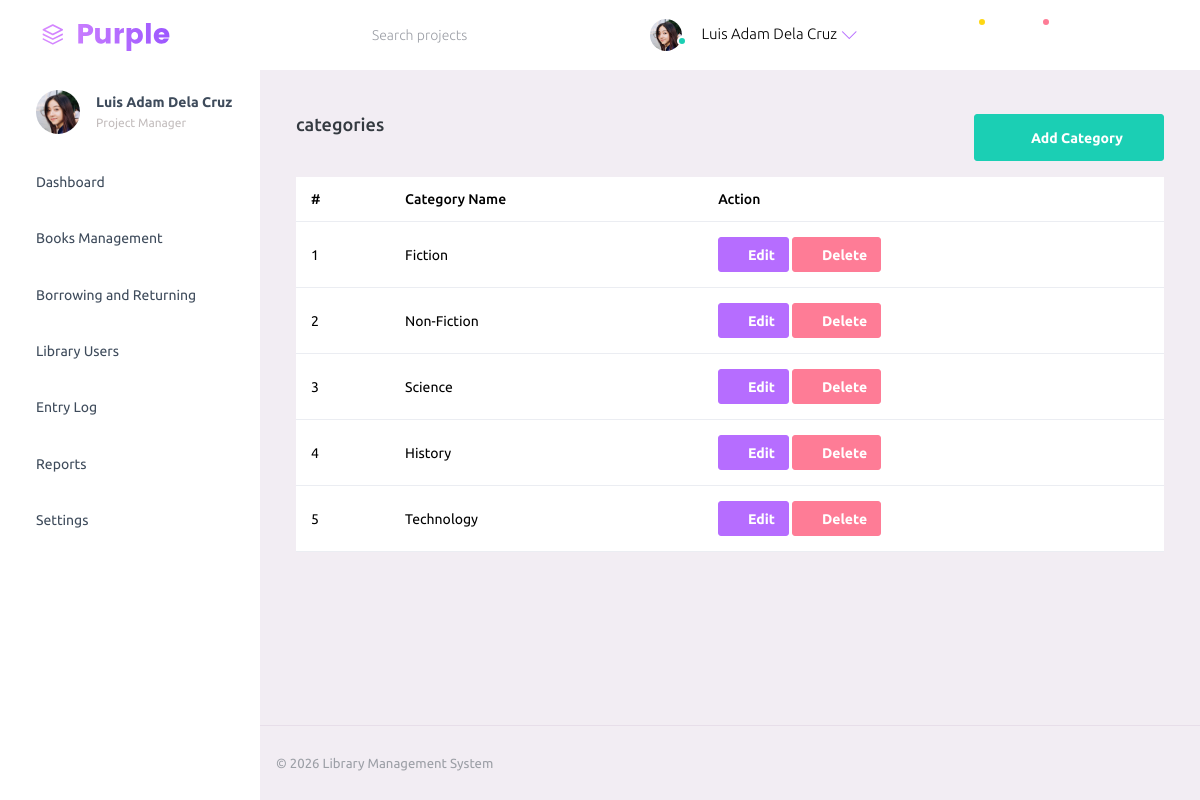
Page /index.php/categories on the committed database.
### tables this page shows
CREATE TABLE `categories` (
  `category_id` int(11) NOT NULL,
  `category_name` varchar(100) NOT NULL
);

### application/controllers/Categories.php (called while the page is built, shortened)
<?php
class Categories extends CI_Controller {
    public function __construct() {
        $this->load->model('Category_model');
    }
	public function index()
	{
        $data['title'] = 'Categories';
        $data['categories'] = $this->Category_model->get_all();
		$this->load->view('Templates/header', $data);
        $this->load->view('Templates/sidebar');
		$this->load->view('categories/index');
        $this->load->view('Templates/footer');
	}
}

### index.php (called while the page is built, shortened)
<?php
require_once BASEPATH.'core/CodeIgniter.php';

### application/models/Category_model.php (called while the page is built, shortened)
<?php
class Category_model extends CI_Model {
        public function get_all() {
            return $this->db->get('categories')->result();
        }
}

### application/views/categories/index.php (the view)
<div>
    <div class="card-body">
        <div class="d-flex justify-content-between">
            <h4 class="card-title">categories</h4>
            <a href="<?= base_url('categories/add'); ?>" class="btn btn-success"><i class="mdi mdi-plus"></i> Add Category</a>
        </div>
        <table class="table table-border mt-3">
            <thead>
                <tr>
                    <th>#</th>
                    <th>Category Name</th>
                    <th>Action</th>
                </tr>
            </thead>
            <tbody>
                <?php $i = 1;
                    foreach ($categories as $c) { ?>
                        <tr>
                            <td><?= $i++;?></td>
                            <td><?= $c->category_name;?></td>
                            <td>
                                <a href="<?= base_url('categories/edit/'.$c->category_id); ?>" class="btn btn-sm btn-primary"> <i class="mdi mdi-pencil"></i> Edit</a>
                                <a href="<?= base_url('categories/delete/'.$c->category_id); ?>" class="btn btn-sm btn-danger" onclick="return confirm('Are you sure you want to delete this category?')"> <i class="mdi mdi-delete"></i> Delete</a>
                            </td>
                        </tr>
                <?php }?>
            </tbody>
        </table>
    </div>
</div>

### rows in the picture
categories: category_name "Fiction"
categories: category_name "Non-Fiction"
categories: category_name "Science"
categories: category_name "History"
categories: category_name "Technology"
